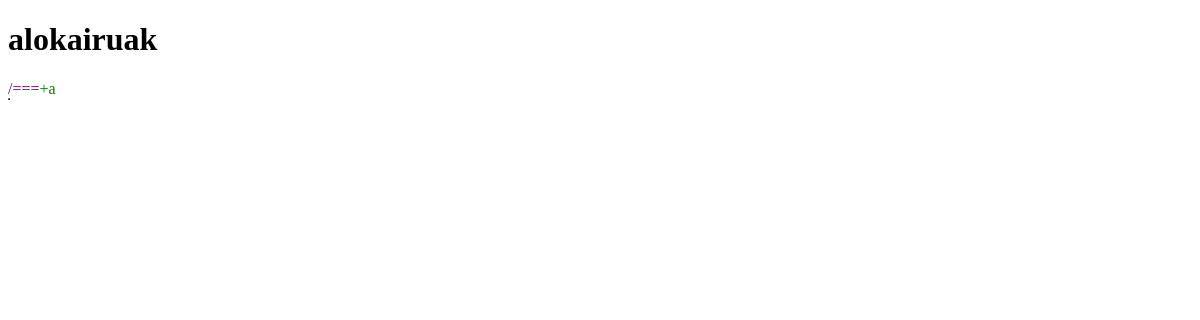
Before: /alokairua/ with the older database file.
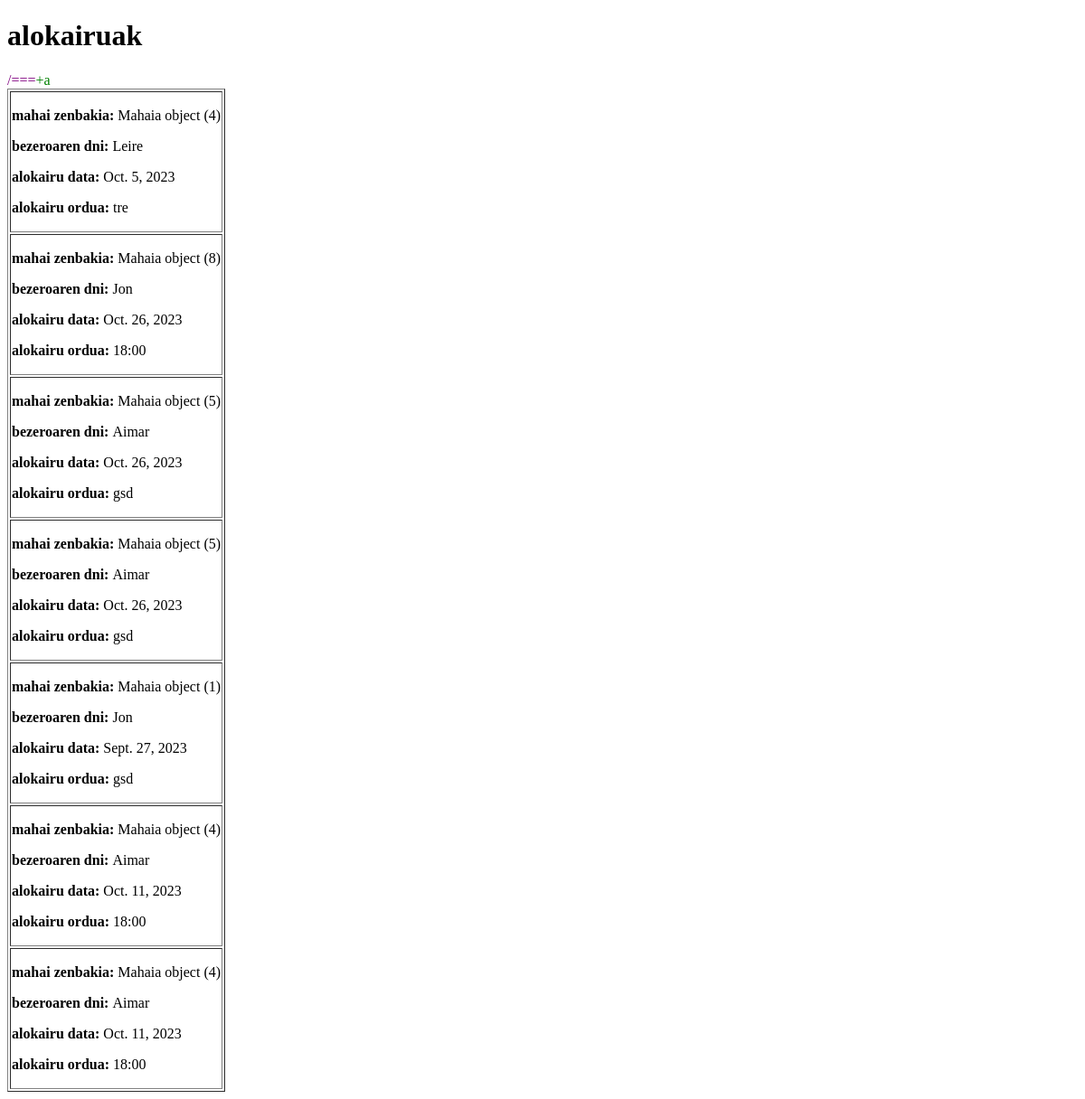
After: the same page with the newer database file.
### MahaiAlokairua/models.py (models this page shows, shortened)
class Alokairua(models.Model):
    mahai_zenbakia = models.ForeignKey(Mahaia, on_delete = models.CASCADE)
    bezero_dni = models.ForeignKey(Bezeroa, on_delete = models.CASCADE)
    alokairu_data = models.DateField(null = True)
    alokairu_ordua = models.CharField(max_length = 10)

class Mahaia(models.Model):
    zenbakia = models.CharField(max_length = 3, primary_key=True)

class Bezeroa(models.Model):
    dni = models.CharField(max_length = 10, primary_key=True)
    izena = models.CharField(max_length = 25)
    abizena = models.CharField(max_length = 25)
    def __str__(self):
        return self.izena

### MahaiAlokairua/views.py (the view)
# urls.py: path('alokairua/', views.alokairua, name = 'alokairua'),
def alokairua(request):
    alokairuak = Alokairua.objects.all
    return render(request, 'alokairuak.html', {'alokairua':alokairuak})

### MahaiAlokairua/templates/alokairuak.html (shortened to what this page needs)
<!DOCTYPE html>
<html lang="en">
<head>
</head>
<body>
    <h1>alokairuak</h1>
    <table border="1">
        <a href="/" style="text-decoration: none; color: purple;">/===</a>
        <a href="gehitualokairua/" style="text-decoration: none; color: green;">+a</a>
        {%for alokairua in alokairua%}
        <tr>
            <td>
                <p><b>mahai zenbakia: </b>{{alokairua.mahai_zenbakia}}</p>
                <p><b>bezeroaren dni: </b>{{alokairua.bezero_dni}}</p>
                <p><b>alokairu data: </b>{{alokairua.alokairu_data}}</p>
                <p><b>alokairu ordua: </b>{{alokairua.alokairu_ordua}}</p>
            </td>
        </tr>
        {%endfor%}
    </table>
</body>
</html>

Changed rows visible on the page:
added Alokairua: mahai_zenbakia "Mahaia object (4)", bezero_dni "Leire", alokairu_data "Oct. 5, 2023", alokairu_ordua "tre"
added Alokairua: mahai_zenbakia "Mahaia object (8)", bezero_dni "Jon", alokairu_data "Oct. 26, 2023", alokairu_ordua "18:00"
added Alokairua: mahai_zenbakia "Mahaia object (5)", bezero_dni "Aimar", alokairu_data "Oct. 26, 2023", alokairu_ordua "gsd"
added Alokairua: mahai_zenbakia "Mahaia object (5)", bezero_dni "Aimar", alokairu_data "Oct. 26, 2023", alokairu_ordua "gsd"
added Alokairua: mahai_zenbakia "Mahaia object (1)", bezero_dni "Jon", alokairu_data "Sept. 27, 2023", alokairu_ordua "gsd"
added Alokairua: mahai_zenbakia "Mahaia object (4)", bezero_dni "Aimar", alokairu_data "Oct. 11, 2023", alokairu_ordua "18:00"
added Alokairua: mahai_zenbakia "Mahaia object (4)", bezero_dni "Aimar", alokairu_data "Oct. 11, 2023", alokairu_ordua "18:00"
